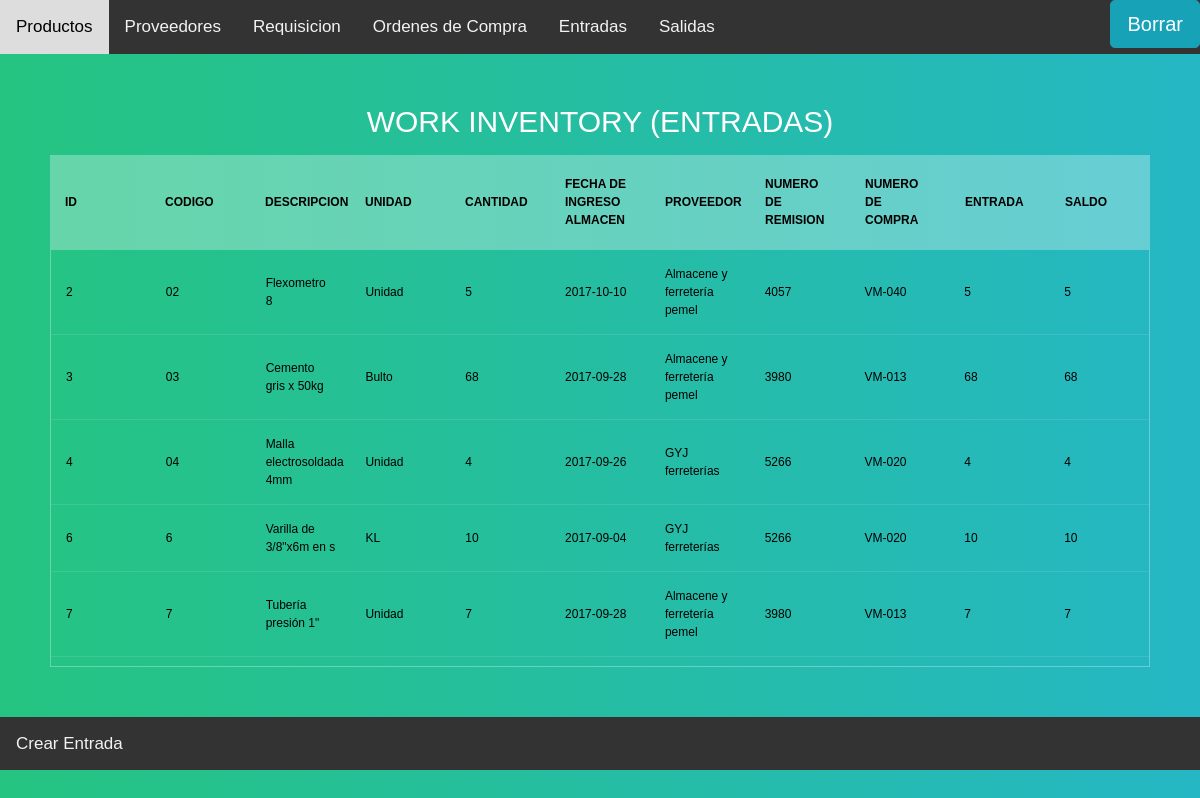
Screenshot of /Tickets with the database file from the repository.
### models.py (models this page shows)
class Tickets(db.Model):
    __tablename__="Tickets"
    id = db.Column(db.Integer, autoincrement=True,primary_key=True)
    Date_stored = db.Column(db.String(100))
    amount = db.Column(db.Integer)
    Number_remision = db.Column(db.Integer)
    N_compra= db.Column(db.Integer)
    Products_id= db.Column(db.String(255), db.ForeignKey('Products.Identifier'))
    Provider_id= db.Column(db.String(255), db.ForeignKey('Provider.Identifier'))

class Products(db.Model):
    __tablename__="Products"
    Identifier = db.Column(db.String(100), primary_key=True)
    Description = db.Column(db.String(100))
    Units= db.Column(db.String(100))
    Tickets_now = db.Column(db.Integer, default = 0)
    Departures_now = db.Column(db.Integer, default = 0)
    balance_now  = db.Column(db.Integer, default = 0)
    Ticket = db.relationship('Tickets', backref='Products')
    Departures = db.relationship('Departures', backref='Products')
    Requisition = db.relationship('Requisition', backref='Products')
    Buy_order = db.relationship('Buy_order', backref='Products')

class Provider(db.Model):
    __tablename__="Provider"
    Identifier = db.Column(db.String(100), primary_key=True)
    Name = db.Column(db.String(100))
    Ced = db.Column(db.String(100))
    Address = db.Column(db.String(100))
    Buy_Order= db.relationship('Buy_order', backref='Provider')
    Entrada = db.relationship('Tickets')

### app.py (the view, shortened to what this page needs)
@app.route('/Tickets', methods=['GET','POST'])
def Tickets_table():
    Del_form = forms.Search(request.form)
    Tickets_inventory = {}
    for ID,date_stored,Amount,Number_remision,N_compra,Product_id,Provider_id in  db.session.query(Tickets.id,
                                                                                                                        Tickets.Date_stored,
                                                                                                                        Tickets.amount,
                                                                                                                        Tickets.Number_remision,
                                                                                                                        Tickets.N_compra,
                                                                                                                        Tickets.Products_id,
                                                                                                                        Tickets.Provider_id):
                Provider_v = Provider.query.filter_by(Identifier=Provider_id).first()
                Product = Products.query.filter_by(Identifier=Product_id).first()
                Temp = {}
                Temp['id']= ID
                Temp['Ident'] = Product.Identifier
                Temp['Provider'] = Provider_v.Name
                Temp['Ced'] = Provider_v.Ced
                Temp['Description'] = Product.Description
                Temp['Units'] = Product.Units
                Temp['Date_stored'] = date_stored
                Temp['Amount'] = Amount
                Temp['Number_remision'] = Number_remision
                Temp['Purchase_number'] = N_compra
                Temp['Tickets'] = Product.Tickets_now
                Temp['Balance'] = Product.balance_now
                Tickets_inventory[ID] = Temp
    return render_template('Tickets.html', Inventory=Tickets_inventory , form = Del_form )

### templates/Tickets.html (shortened to what this page needs)
{% extends  'Header.html'%}
{% block search %}
<div class="topnav-right">
  <button type="button"  class="btn btn-info btn-lg" data-toggle="modal" data-target="#myModal3">Borrar</button>
  {% from "_macro.html" import render %}
</div>
{% endblock%}
{% block content %}
      <section>
    <h1>Work inventory  (ENTRADAS) </h1>
    <div class="tbl-header">
      <table cellpadding="0" cellspacing="0" border="0">
        <thead>
          <tr>
            <tr >
              <th class="cell100 column1">ID</th>
              <th class="cell100 column1">Codigo</th>
              <th class="cell100 column3">Descripcion</th>
              <th class="cell100 column3">Unidad</th>
              <th class="cell100 column3">Cantidad</th>
              <th class="cell100 column3">fecha de Ingreso Almacen</th>
              <th class="cell100 column3">proveedor</th>
              <th class="cell100 column3">Numero de Remision</th>
              <th class="cell100 column3">Numero de compra</th>
              <th class="cell100 column3">Entrada</th>
              <th class="cell100 column3">Saldo</th>
          </tr>
        </thead>
      </table>
    </div>
    <div class="tbl-content">
      <table cellpadding="0" cellspacing="0" border="0">
        <tbody>
            {% for key in Inventory.keys() %}
              <tr>
                <td>{{Inventory[key]['id']}}</td>
                <td>{{Inventory[key]['Ident']}}</td>
                <td>{{Inventory[key]['Description']}}</td>
                <td>{{Inventory[key]['Units']}}</td>
                <td>{{Inventory[key]['Amount']}}</td>
                <td>{{Inventory[key]['Date_stored']}}</td>
                <td>{{Inventory[key]['Provider']}}</td>
                <td>{{Inventory[key]['Number_remision']}}</td>
                <td>{{Inventory[key]['Purchase_number']}}</td>
                <td>{{Inventory[key]['Tickets']}}</td>
                <td>{{Inventory[key]['Balance']}}</td>
              </tr>
            {% endfor %}
        </tbody>
      </table>
    </div>
  </section>
{% endblock %}
  {% block footer %}
  <div class="topnav">
    <a href="http://127.0.0.1:8888/Create_Tickets">Crear Entrada</a>
    </div>
  {% endblock%}

### templates/Header.html (style rules this page uses)
h1 { font-size: 30px; color: #fff; text-transform: uppercase; font-weight: 300; text-align: center; margin-bottom: 15px; }
table { width:100%; table-layout: fixed; }
.tbl-header { background-color: rgba(255,255,255,0.3); }
.tbl-content { height: 418px; overflow-x:auto; margin-top: 0px; border: 1px solid rgba(255,255,255,0.3); }
th { padding: 20px 15px; text-align: left; font-weight: 600; font-size: 12px; color: #000000; text-transform: uppercase; }
td { padding: 15px; text-align: left; vertical-align:middle; font-weight: 500; font-size: 12px; color: #000000; border-bottom: solid 1px rgba(255,255,255,0.1); }
body { background: -webkit-linear-gradient(left, #25c481, #25b7c4); background: linear-gradient(to right, #25c481, #25b7c4); font-family: 'Roboto', sans-serif; }
section { margin: 50px; }
body { margin: 0; font-family: Arial, Helvetica, sans-serif; }
.topnav { overflow: hidden; background-color: #333; }
.topnav a { float: left; color: #f2f2f2; text-align: center; padding: 14px 16px; text-decoration: none; font-size: 17px; }
.topnav-right { float: right; }

### rows the page displays
Tickets: id "2", amount "5", Date_stored "2017-10-10", Number_remision "4057", N_compra "VM-040"
Products: Identifier "02", Description "Flexometro 8", Units "Unidad"
Provider: Name "Almacene y ferretería pemel", Name "Almacene y ferretería pemel"
Tickets: id "3", amount "68", Date_stored "2017-09-28", Number_remision "3980", N_compra "VM-013"
Products: Identifier "03", Description "Cemento gris x 50kg", Units "Bulto"
Products: Identifier "04", Description "Malla electrosoldada 4mm", Units "Unidad"
Tickets: Date_stored "2017-09-26", Number_remision "5266", N_compra "VM-020"
Provider: Name "GYJ ferreterías" "GYJ ferreterías"
Products: Description "Varilla de 3/8\"x6m en s", Units "KL"
Tickets: Date_stored "2017-09-04", Number_remision "5266", N_compra "VM-020"
Products: Description "Tubería presión 1\"", Units "Unidad"
Tickets: Date_stored "2017-09-28", Number_remision "3980", N_compra "VM-013"

### other values shown
{{ Inventory[key]['id'] }} "4" "6" "7"
{{ Inventory[key]['Amount'] }} "4" "10" "7"
{{ Inventory[key]['Tickets'] }} "4" "10" "7"
{{ Inventory[key]['Balance'] }} "4" "10" "7"
{{ Inventory[key]['Ident'] }} "6" "7"
